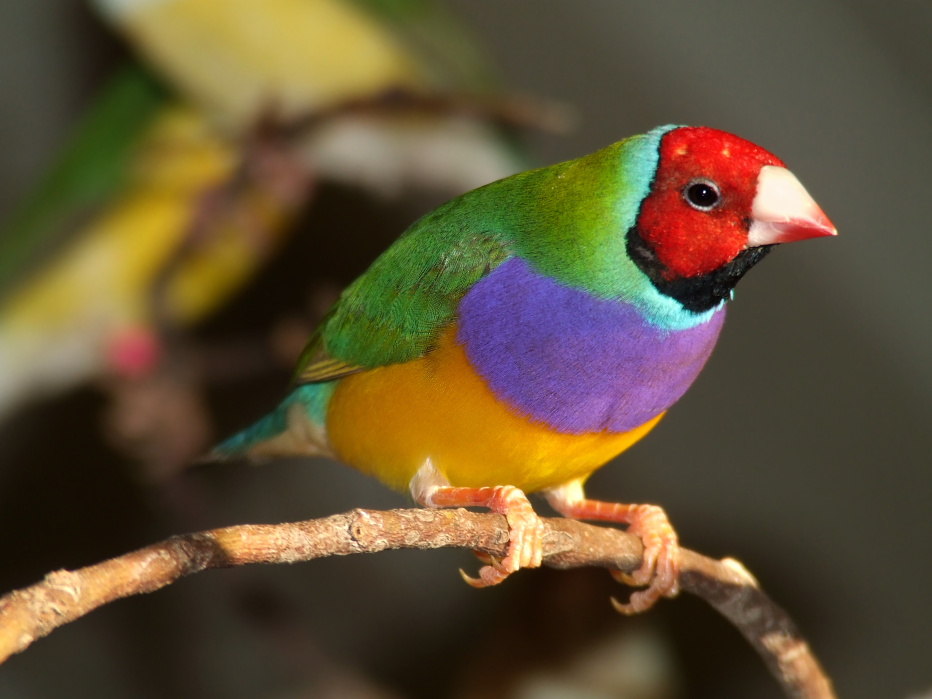
#> input picture tests/images/bird1.jpg, 1864 x 1398 px, found by its file name (shown at 1/2 size)
$ python KMean.py
#> lines starting #> are read from the running program, lines starting #| are printed output that depends on the picture
import numpy as np
import matplotlib.pyplot as plt
from sklearn.cluster import MiniBatchKMeans
from skimage.io import imread
import warnings; warnings.simplefilter('ignore')
import os
from mpl_toolkits.mplot3d import Axes3D


image_path = os.path.join('tests', 'images', 'bird1.jpg')

print("Current Directory:", os.getcwd())
print("File Exists:", os.path.exists(image_path))

img = imread(image_path)
#> img is the input picture: shape (1398, 1864, 3); mean R, G, B 95.5, 80.5, 52.9
img = img / 255.0


original_shape = img.shape
#> original_shape = (1398, 1864, 3)
pixels = img.reshape(-1, 3)

print("Original Shape:", original_shape)
#| Original Shape: (1398, 1864, 3)
print("Pixels Shape:", pixels.shape)
#| Pixels Shape: (2605872, 3)


k = 3
kmeans = MiniBatchKMeans(n_clusters=k, random_state=42, batch_size=1000)
kmeans.fit(pixels)

compressed_pixels = kmeans.cluster_centers_[kmeans.labels_]
compressed_img = compressed_pixels.reshape(original_shape)


plt.figure(figsize=(12, 6))

plt.subplot(1, 2, 1)
plt.title("Original Image")
plt.imshow(img)
plt.axis('off')

plt.subplot(1, 2, 2)
plt.title(f"Compressed Image (k={k})")
plt.imshow(compressed_img)
plt.axis('off')

plt.show()
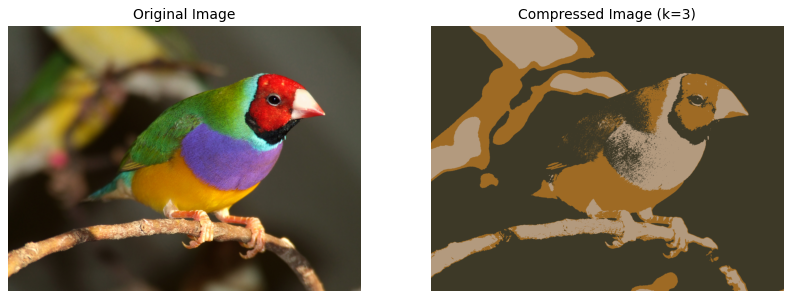
#> figure drawn by matplotlib, 2 panels


def plot_pixels(pixels, title, colors=None, N=10000):
#> called with pixels = array of shape (2605872, 3), title = 'Original Color Space', N = 10000
    if colors is None:
        colors = pixels

    # random sample
    rng = np.random.RandomState(0)
    i = rng.permutation(pixels.shape[0])[:N]

    sample_pixels = pixels[i]
    sample_colors = colors[i]

    R, G, B = sample_pixels.T
#> R = 10000 values, max 1 at index 210, min 0.0392 at index 4786, mean 0.374; G = 10000 values, max 1 at index 3629, min 0.0118 at index 1296, mean 0.315; B = 10000 values, max 0.992 at index 205, min 0 at index 67, mean 0.206

    fig, ax = plt.subplots(1, 2, figsize=(16, 6))

    ax[0].scatter(R, G, color=sample_colors, marker='.', s=1)
    ax[0].set(xlabel='Red', ylabel='Green', xlim=(0, 1), ylim=(0, 1))

    ax[1].scatter(R, B, color=sample_colors, marker='.', s=1)
    ax[1].set(xlabel='Red', ylabel='Blue', xlim=(0, 1), ylim=(0, 1))

    fig.suptitle(title, size=20)
    plt.show()
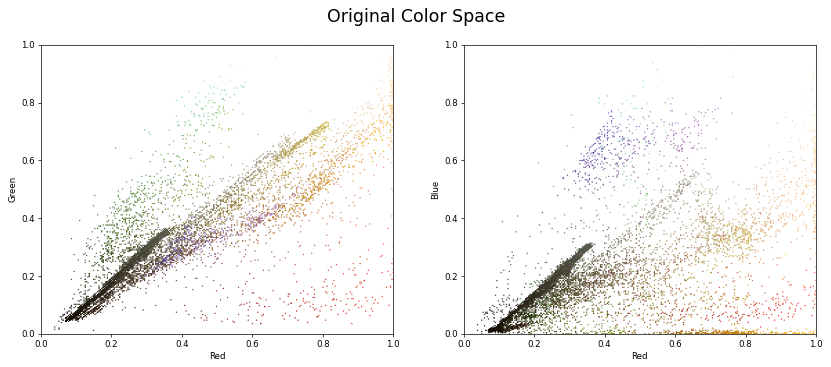
#> figure drawn by matplotlib, 2 panels


plot_pixels(pixels, title="Original Color Space")


kmeans = MiniBatchKMeans(n_clusters=5, random_state=42)
kmeans.fit(pixels)

new_colors = kmeans.cluster_centers_[kmeans.predict(pixels)]

plot_pixels(pixels, colors=new_colors,
            title="Reduced Color Space (3 colors)")

def plot_pixels_3d(pixels, title, colors=None, N=5000):
#> called with pixels = array of shape (2605872, 3), title = '3D Color Space (Original)', N = 5000
    if colors is None:
        colors = pixels

    rng = np.random.RandomState(42)
    i = rng.permutation(pixels.shape[0])[:N]

    sample_pixels = pixels[i]
    sample_colors = colors[i]

    R, G, B = sample_pixels.T
#> R = 5000 values, max 1 at index 29, min 0.0549 at index 658, mean 0.373; G = 5000 values, max 1 at index 1107, min 0.0314 at index 2701, mean 0.315; B = 5000 values, max 0.992 at index 251, min 0 at index 100, mean 0.208

    fig = plt.figure(figsize=(10, 8))
    ax = fig.add_subplot(111, projection='3d')

    ax.scatter(R, G, B, c=sample_colors, marker='.', s=20)

    ax.set_xlabel('Red')
    ax.set_ylabel('Green')
    ax.set_zlabel('Blue')
    ax.set_title(title)

    plt.show()
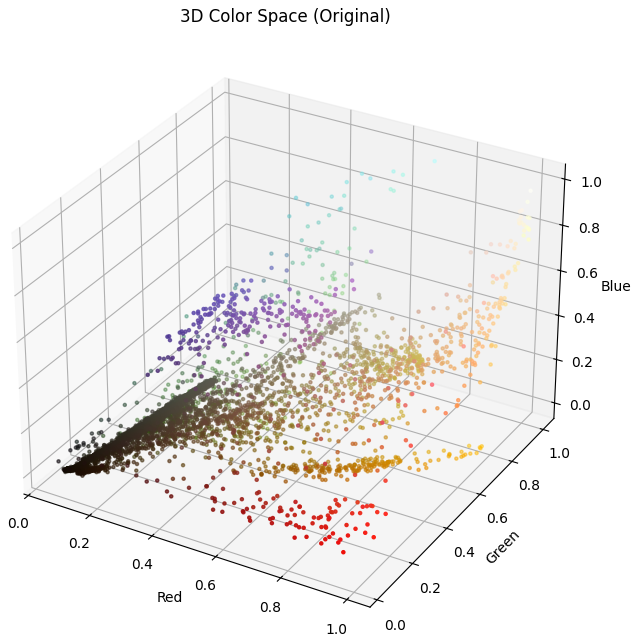
#> figure drawn by matplotlib, 1 panel

plot_pixels_3d(pixels, title="3D Color Space (Original)")

kmeans = MiniBatchKMeans(n_clusters=k, random_state=42)
kmeans.fit(pixels)

new_colors = kmeans.cluster_centers_[kmeans.predict(pixels)]

plot_pixels_3d(pixels, colors=new_colors,
               title="3D Color Space (3 Clusters)")
#> call 2 of plot_pixels_3d, with pixels = array of shape (2605872, 3), title = '3D Color Space (3 Clusters)', colors = array of shape (2605872, 3), N = 5000
#> in plot_pixels_3d (call 2), `plt.show()`:
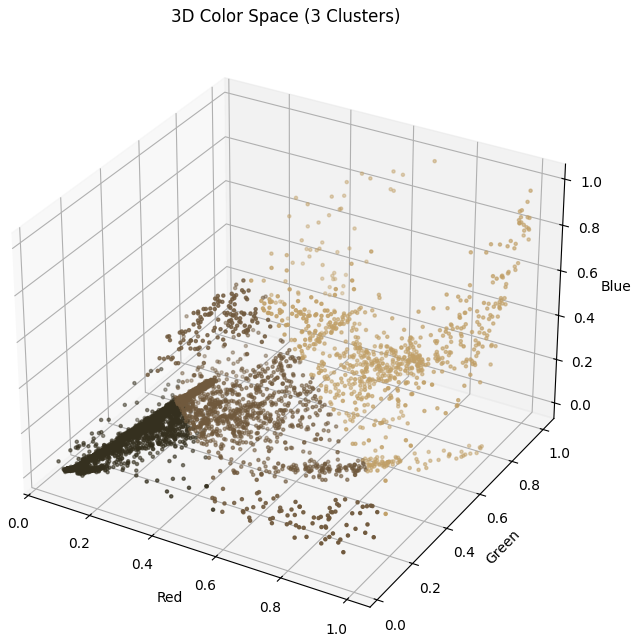
#> figure drawn by matplotlib, 1 panel

$ run again, with tests/images/bird2.jpg copied over tests/images/bird1.jpg
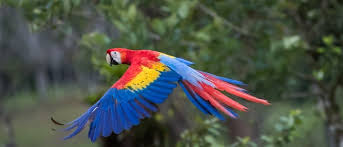
#> input picture tests/images/bird2.jpg, 343 x 147 px, found by its file name
#> img is the input picture: shape (147, 343, 3); mean R, G, B 75.3, 81.7, 72.3
#| Original Shape: (147, 343, 3)
#| Pixels Shape: (50421, 3)
#> in plot_pixels, `R, G, B = sample_pixels.T`: R = 10000 values, max 1 at index 16, min 0 at index 47, mean 0.294; G = 10000 values, max 0.886 at index 6567, min 0 at index 7946, mean 0.321; B = 10000 values, max 1 at index 3763, min 0 at index 346, mean 0.286
#> in plot_pixels, `plt.show()`:
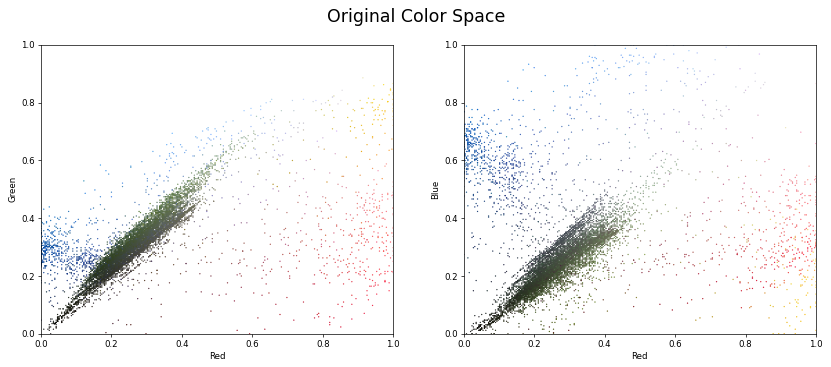
#> figure drawn by matplotlib, 2 panels
#> in plot_pixels_3d, `R, G, B = sample_pixels.T`: R = 5000 values, max 1 at index 16, min 0 at index 59, mean 0.296; G = 5000 values, max 0.898 at index 2416, min 0.00392 at index 4239, mean 0.321; B = 5000 values, max 1 at index 479, min 0 at index 750, mean 0.284
#> in plot_pixels_3d (call 2), `plt.show()`:
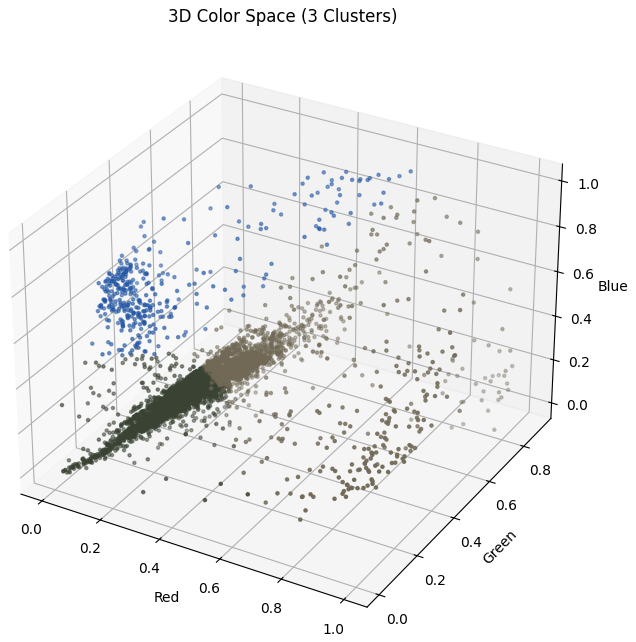
#> figure drawn by matplotlib, 1 panel

$ run again, with tests/images/cat.jpg copied over tests/images/bird1.jpg
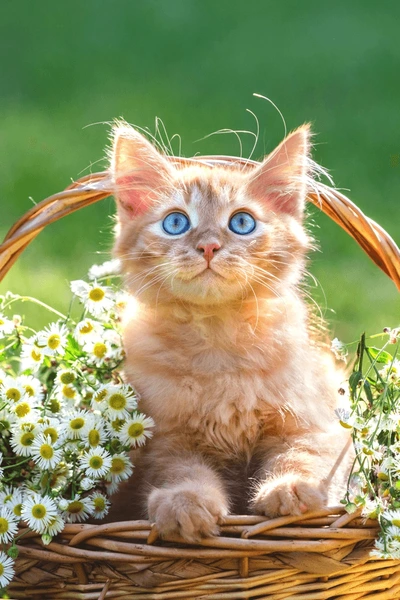
#> input picture tests/images/cat.jpg, 400 x 600 px, found by its file name
#> img is the input picture: shape (600, 400, 3); mean R, G, B 143.1, 145.3, 101.1
#| Original Shape: (600, 400, 3)
#| Pixels Shape: (240000, 3)
#> in plot_pixels, `R, G, B = sample_pixels.T`: R = 10000 values, max 1 at index 6, min 0.0941 at index 9901, mean 0.559; G = 10000 values, max 1 at index 23, min 0.0627 at index 2436, mean 0.568; B = 10000 values, max 1 at index 403, min 0 at index 257, mean 0.397
#> in plot_pixels, `plt.show()`:
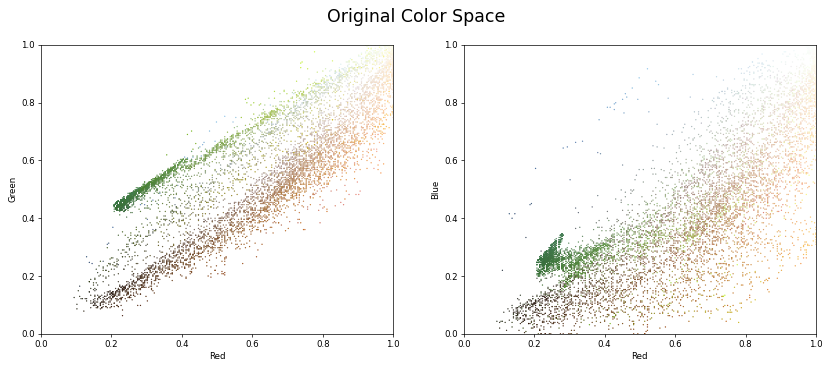
#> figure drawn by matplotlib, 2 panels
#> in plot_pixels_3d, `R, G, B = sample_pixels.T`: R = 5000 values, max 1 at index 20, min 0.11 at index 3139, mean 0.558; G = 5000 values, max 1 at index 20, min 0.0824 at index 1091, mean 0.565; B = 5000 values, max 1 at index 36, min 0 at index 159, mean 0.391
#> in plot_pixels_3d (call 2), `plt.show()`:
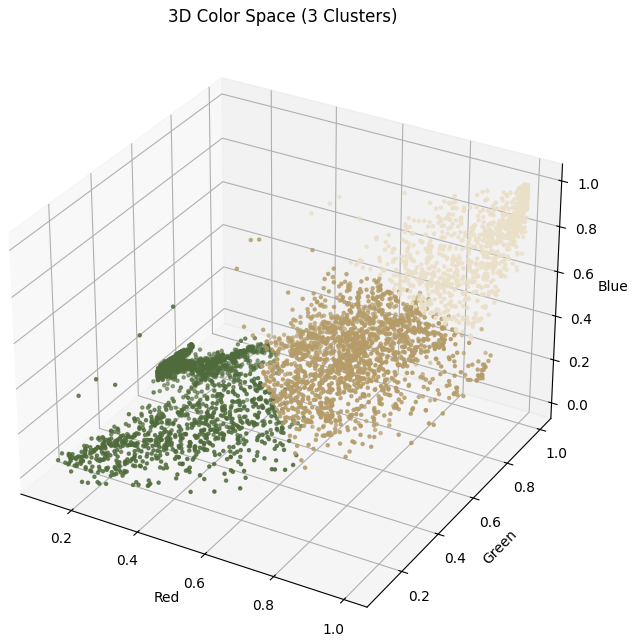
#> figure drawn by matplotlib, 1 panel

$ run again, with tests/images/fish.jpg copied over tests/images/bird1.jpg
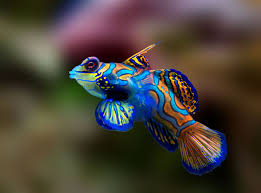
#> input picture tests/images/fish.jpg, 261 x 193 px, found by its file name
#> img is the input picture: shape (193, 261, 3); mean R, G, B 74.2, 66.5, 58.2
#| Original Shape: (193, 261, 3)
#| Pixels Shape: (50373, 3)
#> in plot_pixels, `R, G, B = sample_pixels.T`: R = 10000 values, max 1 at index 36, min 0 at index 45, mean 0.291; G = 10000 values, max 1 at index 1549, min 0 at index 84, mean 0.26; B = 10000 values, max 1 at index 94, min 0 at index 96, mean 0.226
#> in plot_pixels, `plt.show()`:
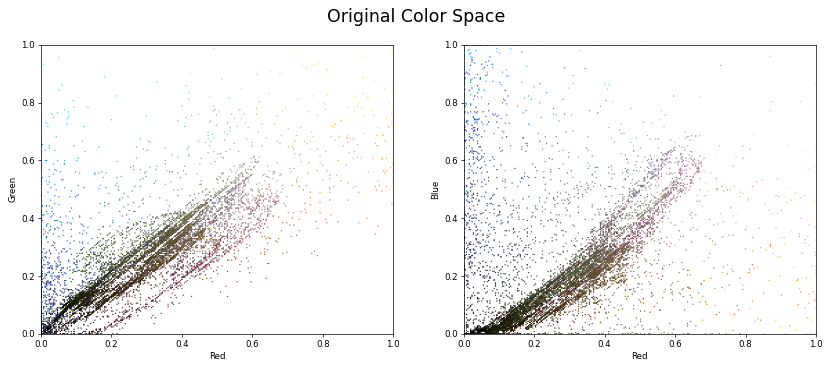
#> figure drawn by matplotlib, 2 panels
#> in plot_pixels_3d, `R, G, B = sample_pixels.T`: R = 5000 values, max 1 at index 658, min 0 at index 129, mean 0.291; G = 5000 values, max 0.992 at index 2312, min 0 at index 70, mean 0.26; B = 5000 values, max 1 at index 702, min 0 at index 55, mean 0.227
#> in plot_pixels_3d (call 2), `plt.show()`:
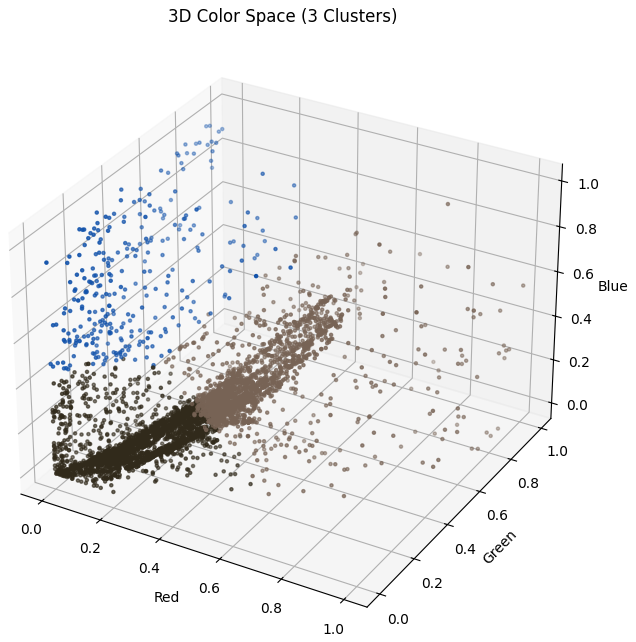
#> figure drawn by matplotlib, 1 panel
